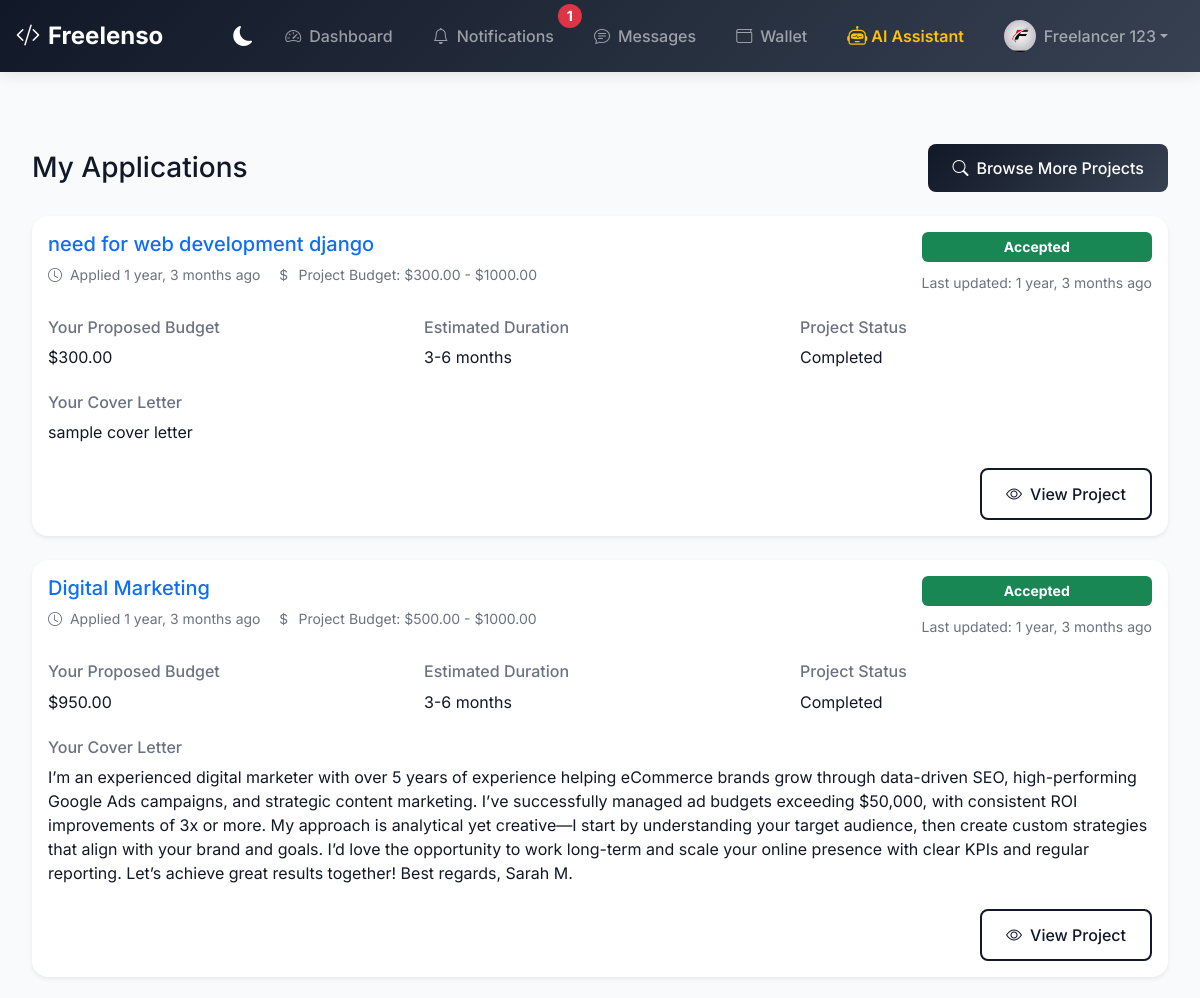
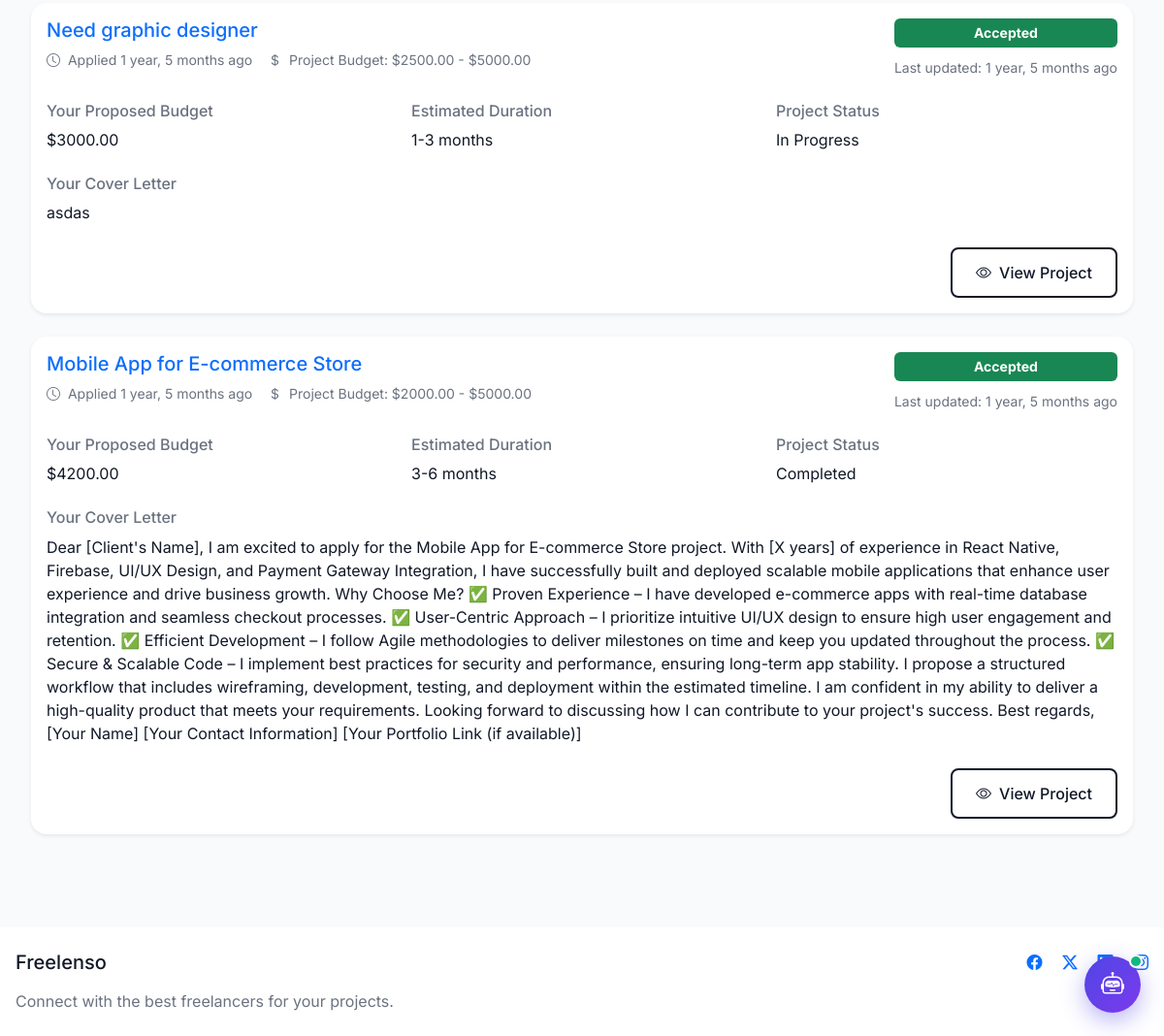
Page /my-applications/ (signed in) on the committed database (2 pictures, top to bottom).
### core/models.py (models this page shows, shortened)
class UserProfile(models.Model):
    user = models.OneToOneField(User, on_delete=models.CASCADE)
    is_freelancer = models.BooleanField(default=False)
    is_client = models.BooleanField(default=False)
    profile_picture = models.ImageField(upload_to='profile_pics', null=True, blank=True)
    bio = models.TextField(null=True, blank=True)
    skills = models.CharField(max_length=500, null=True, blank=True)
    hourly_rate = models.DecimalField(max_digits=10, decimal_places=2, null=True, blank=True)
    country = models.CharField(max_length=100, null=True, blank=True)
    phone_number = models.CharField(max_length=15, null=True, blank=True)
    website = models.URLField(max_length=200, null=True, blank=True)
    linkedin = models.URLField(max_length=200, null=True, blank=True)
    github = models.URLField(max_length=200, null=True, blank=True)
    languages = models.CharField(max_length=200, null=True, blank=True)
    education = models.TextField(null=True, blank=True)
    experience = models.TextField(null=True, blank=True)
    availability = models.CharField(max_length=100, null=True, blank=True)
    created_at = models.DateTimeField(auto_now_add=True)
    updated_at = models.DateTimeField(auto_now=True)
    wallet_balance = models.DecimalField(max_digits=10, decimal_places=2, default=0.00)

class ProjectApplication(models.Model):
    STATUS_CHOICES = [
        ('pending', 'Pending Review'),
        ('accepted', 'Accepted'),
        ('rejected', 'Rejected'),
        ('withdrawn', 'Withdrawn')
    ]
    project = models.ForeignKey(Project, on_delete=models.CASCADE, related_name='applications')
    freelancer = models.ForeignKey(UserProfile, on_delete=models.CASCADE, related_name='project_applications')
    cover_letter = models.TextField()
    proposed_budget = models.DecimalField(max_digits=10, decimal_places=2, validators=[MinValueValidator(Decimal('0.00'))])
    estimated_duration = models.CharField(max_length=20, choices=Project.DURATION_CHOICES)
    status = models.CharField(max_length=20, choices=STATUS_CHOICES, default='pending')
    created_at = models.DateTimeField(auto_now_add=True)
    updated_at = models.DateTimeField(auto_now=True)
    class Meta:
        ordering = ['-created_at']
        unique_together = ['project', 'freelancer']  # Prevent multiple applications

class Project(models.Model):
    PROJECT_STATUS_CHOICES = [
        ('open', 'Open for Applications'),
        ('in_progress', 'In Progress'),
        ('completed', 'Completed'),
        ('cancelled', 'Cancelled')
    ]
    DURATION_CHOICES = [
        ('short', 'Less than 1 month'),
        ('medium', '1-3 months'),
        ('long', '3-6 months'),
        ('ongoing', 'Ongoing')
    ]
    EXPERIENCE_LEVEL_CHOICES = [
        ('entry', 'Entry Level'),
        ('intermediate', 'Intermediate'),
        ('expert', 'Expert')
    ]
    title = models.CharField(max_length=200)
    client = models.ForeignKey(UserProfile, on_delete=models.CASCADE, related_name='posted_projects')
    description = models.TextField()
    required_skills = models.CharField(max_length=500)
    budget_min = models.DecimalField(max_digits=10, decimal_places=2, validators=[MinValueValidator(Decimal('0.00'))])
    budget_max = models.DecimalField(max_digits=10, decimal_places=2, validators=[MinValueValidator(Decimal('0.00'))])
    duration = models.CharField(max_length=20, choices=DURATION_CHOICES)
    experience_level = models.CharField(max_length=20, choices=EXPERIENCE_LEVEL_CHOICES)
    status = models.CharField(max_length=20, choices=PROJECT_STATUS_CHOICES, default='open')
    category = models.CharField(max_length=100)
    created_at = models.DateTimeField(auto_now_add=True)
    updated_at = models.DateTimeField(auto_now=True)
    deadline = models.DateField(null=True, blank=True)
    assigned_freelancer = models.ForeignKey(UserProfile, on_delete=models.SET_NULL, null=True, blank=True, related_name='assigned_projects')
    progress = models.IntegerField(default=0)  # Overall progress percentage
    total_milestones = models.IntegerField(default=0)
    completed_milestones = models.IntegerField(default=0)
    last_activity_date = models.DateTimeField(null=True, blank=True)
    class Meta:
        ordering = ['-created_at']

### core/views.py (the view)
# urls.py: path('my-applications/', views.my_applications, name='my_applications'),
@login_required
def my_applications(request):
    user_profile = UserProfile.objects.get(user=request.user)
    if not user_profile.is_freelancer:
        return redirect('dashboard')
    applications = ProjectApplication.objects.filter(
        freelancer=user_profile
    ).select_related('project', 'project__client').order_by('-created_at')
    context = {
        'applications': applications,
    }
    return render(request, 'projects/my_applications.html', context)

### templates/projects/my_applications.html (shortened to what this page needs)
{% extends 'base.html' %}
{% block content %}
<div class="container py-5">
    <div class="d-flex justify-content-between align-items-center mb-4">
        <h1 class="h3 mb-0">My Applications</h1>
        <a href="{% url 'project_list' %}" class="btn btn-primary">
            <i class="bi bi-search me-2"></i>Browse More Projects
        </a>
    </div>
    {% if applications %}
        <div class="row">
            {% for application in applications %}
                <div class="col-12 mb-4">
                    <div class="card border-0 shadow-sm">
                        <div class="card-body">
                            <div class="d-flex justify-content-between align-items-start mb-4">
                                <div>
                                    <h5 class="card-title mb-2">
                                        <a href="{% url 'project_detail' application.project.id %}" class="text-decoration-none">
                                            {{ application.project.title }}
                                        </a>
                                    </h5>
                                    <div class="d-flex gap-3 text-muted small">
                                        <span>
                                            <i class="bi bi-clock me-1"></i>
                                            Applied {{ application.created_at|timesince }} ago
                                        </span>
                                        <span>
                                            <i class="bi bi-currency-dollar me-1"></i>
                                            Project Budget: ${{ application.project.budget_min }} - ${{ application.project.budget_max }}
                                        </span>
                                    </div>
                                </div>
                                <div class="text-end">
                                    <span class="badge {% if application.status == 'accepted' %}bg-success{% elif application.status == 'rejected' %}bg-danger{% elif application.status == 'withdrawn' %}bg-secondary{% else %}bg-warning{% endif %} p-2 mb-2 d-block">
                                        {{ application.get_status_display }}
                                    </span>
                                    <span class="text-muted small">
                                        Last updated: {{ application.updated_at|timesince }} ago
                                    </span>
                                </div>
                            </div>
                            <div class="row mb-4">
                                <div class="col-md-4">
                                    <h6 class="text-muted mb-2">Your Proposed Budget</h6>
                                    <p class="mb-0">${{ application.proposed_budget }}</p>
                                </div>
                                <div class="col-md-4">
                                    <h6 class="text-muted mb-2">Estimated Duration</h6>
                                    <p class="mb-0">{{ application.get_estimated_duration_display }}</p>
                                </div>
                                <div class="col-md-4">
                                    <h6 class="text-muted mb-2">Project Status</h6>
                                    <p class="mb-0">{{ application.project.get_status_display }}</p>
                                </div>
                            </div>
                            <div class="mb-4">
                                <h6 class="text-muted mb-2">Your Cover Letter</h6>
                                <p class="mb-0">{{ application.cover_letter }}</p>
                            </div>
                            <div class="d-flex justify-content-end gap-2">
                                <a href="{% url 'project_detail' application.project.id %}" class="btn btn-outline-primary">
                                    <i class="bi bi-eye me-2"></i>View Project
                                </a>
                            </div>
                        </div>
                    </div>
                </div>
            {% endfor %}
        </div>
    {% endif %}
</div>
{% endblock %}

### templates/base.html (shortened to what this page needs)
<!DOCTYPE html>
<html lang="en" data-bs-theme="light">
<head>
    <link href="https://cdn.jsdelivr.net/npm/bootstrap@5.3.0/dist/css/bootstrap.min.css" rel="stylesheet">
    <link rel="stylesheet" href="https://cdn.jsdelivr.net/npm/bootstrap-icons@1.11.3/font/bootstrap-icons.min.css">
</head>
<body>
    <nav class="navbar navbar-expand-lg navbar-dark sticky-top">
        <div class="container">
            <a class="navbar-brand d-flex align-items-center" href="{% url 'index' %}">
                <i class="bi bi-code-slash me-2"></i>
                Freelenso
            </a>
            <div class="collapse navbar-collapse" id="navbarNav">
                <ul class="navbar-nav ms-auto align-items-center">
                    <li class="nav-item me-2">
                        <button class="theme-toggle" id="themeToggle" aria-label="Toggle dark mode">
                            <i class="bi bi-moon-fill"></i>
                        </button>
                    </li>
                    {% if user.is_authenticated %}
                        <li class="nav-item me-2">
                            <a class="nav-link d-flex align-items-center" href="{% url 'dashboard' %}">
                                <i class="bi bi-speedometer2 me-2"></i>
                                <span>Dashboard</span>
                            </a>
                        </li>
                        <li class="nav-item me-2 dropdown">
                            <a class="nav-link d-flex align-items-center position-relative" href="#" id="notificationDropdown" role="button" data-bs-toggle="dropdown" aria-expanded="false">
                                <i class="bi bi-bell me-2"></i>
                                <span>Notifications</span>
                                {% if unread_notifications_count > 0 %}
                                <span class="position-absolute top-0 start-100 translate-middle badge rounded-pill bg-danger">
                                    {{ unread_notifications_count }}
                                </span>
                                {% endif %}
                            </a>
                        </li>
                        <li class="nav-item me-2">
                            <a class="nav-link d-flex align-items-center" href="{% url 'message_list' %}">
                                <i class="bi bi-chat-text me-2"></i>
                                <span>Messages</span>
                            </a>
                        </li>
                        <li class="nav-item me-2">
                            <a class="nav-link d-flex align-items-center" href="{% url 'wallet_dashboard' %}">
                                <i class="bi bi-wallet me-2"></i>
                                <span>Wallet</span>
                            </a>
                        </li>
                        <li class="nav-item me-2">
                            <a class="nav-link d-flex align-items-center fw-semibold text-warning" href="#" onclick="event.preventDefault(); const w = document.getElementById('aiChatbotWindow'); if(w){ w.classList.toggle('active'); if(w.classList.contains('active')) document.getElementById('aiChatbotInput')?.focus(); }">
                                <i class="bi bi-robot me-1 fs-5"></i>
                                <span>AI Assistant</span>
                            </a>
                        </li>
                        <li class="nav-item dropdown">
                            <a class="nav-link dropdown-toggle d-flex align-items-center" href="#" id="navbarDropdown" role="button" data-bs-toggle="dropdown" aria-expanded="false">
                                {% if user.userprofile.profile_picture %}
                                    <img src="{{ user.userprofile.profile_picture.url }}" alt="{{ user.username }}" class="rounded-circle me-2" style="width: 32px; height: 32px; object-fit: cover;">
                                {% else %}
                                    <i class="bi bi-person-circle me-2" style="font-size: 1.2rem;"></i>
                                {% endif %}
                                <span>{{ user.get_full_name|default:user.username }}</span>
                            </a>
                        </li>
                    {% endif %}
                </ul>
            </div>
        </div>
    </nav>
    <main class="flex-grow-1 d-flex flex-column">
        <div class="container flex-grow-1 my-4">
            {% block content %}
            {% endblock %}
        </div>
    </main>
    <footer class="py-4 mt-auto" style="background-color: var(--background-card);">
        <div class="container">
            <div class="row">
                <div class="col-md-6">
                    <h5 class="mb-3">Freelenso</h5>
                    <p class="text-muted mb-0">Connect with the best freelancers for your projects.</p>
                </div>
                <div class="col-md-6 text-md-end">
                    <div class="social-links">
                        <a href="#" class="text-decoration-none me-3 text-primary"><i class="bi bi-facebook"></i></a>
                        <a href="#" class="text-decoration-none me-3 text-primary"><i class="bi bi-twitter-x"></i></a>
                        <a href="#" class="text-decoration-none me-3 text-primary"><i class="bi bi-linkedin"></i></a>
                        <a href="#" class="text-decoration-none text-primary"></a>
                    </div>
                </div>
            </div>
        </div>
    </footer>
    <div class="ai-chatbot-widget">
        <button id="aiChatbotToggleBtn" class="ai-chatbot-btn" title="Open Freelenso AI Assistant">
            <i class="bi bi-robot fs-4"></i>
            <span class="ai-chatbot-badge"></span>
        </button>
    </div>
</body>
</html>

### rows in the picture
ProjectApplication: project "need for web development django", created_at "1 year, 3 months", project.budget_min "300.00", project.budget_max "1000.00", status "Accepted", updated_at "1 year, 3 months", proposed_budget "300.00", estimated_duration "3-6 months", project.status "Completed", cover_letter "sample cover letter"
ProjectApplication: project "Digital Marketing", created_at "1 year, 3 months", project.budget_min "500.00", project.budget_max "1000.00", status "Accepted", updated_at "1 year, 3 months", proposed_budget "950.00", estimated_duration "3-6 months", project.status "Completed", cover_letter "I’m an experienced digital marketer with over 5 years of experience helping eCommerce brands grow through data-driven SEO, high-performing Google Ads campaigns, and strategic content marketing. I’ve successfully managed ad budgets exceeding $50,000, with consistent ROI improvements of 3x or more. My approach is analytical yet creative—I start by understanding your target audience, then create custom strategies that align with your brand and goals. I’d love the opportunity to work long-term and scale your online presence with clear KPIs and regular reporting. Let’s achieve great results together! Best regards, Sarah M."
ProjectApplication: project "Need graphic designer", created_at "1 year, 5 months", project.budget_min "2500.00", project.budget_max "5000.00", status "Accepted", updated_at "1 year, 5 months", proposed_budget "3000.00", estimated_duration "1-3 months", project.status "In Progress", cover_letter "asdas"
ProjectApplication: project "Mobile App for E-commerce Store", created_at "1 year, 5 months", project.budget_min "2000.00", project.budget_max "5000.00", status "Accepted", updated_at "1 year, 5 months", proposed_budget "4200.00", estimated_duration "3-6 months", project.status "Completed", cover_letter "Dear [Client's Name], I am excited to apply for the Mobile App for E-commerce Store project. With [X years] of experience in React Native, Firebase, UI/UX Design, and Payment Gateway Integration, I have successfully built and deployed scalable mobile applications that enhance user experience and drive business growth. Why Choose Me? ✅ Proven Experience – I have developed e-commerce apps with real-time database integration and seamless checkout processes. ✅ User-Centric Approach – I prioritize intuitive UI/UX design to ensure high user engagement and retention. ✅ Efficient Development – I follow Agile methodologies to deliver milestones on time and keep you updated throughout the process. ✅…"

### other values in the picture
{{ unread_notifications_count }} "1"
{{ user.get_full_name|default:user.username }} "Freelancer 123"
